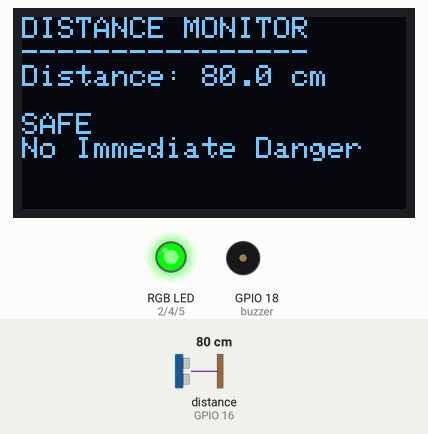
A sketch run on a simulated ESP32. Shown: 128×64 one-colour display, an RGB LED mixed from three pins (HIGH = lit), buzzer (waves = sounding). Wiring (inferred from the names in the program): ultrasonic range finder: trigger GPIO 15; echo GPIO 16. Dashed ring = blinking. The test bench sets the inputs (shaded band); at power-on: distance to the obstacle (sensor on GPIO 16) 80 cm. The echo pulse lasts 58.3 µs per cm; pins used as bus, display or sensor lines are not drawn; what the sketch prints to the serial monitor is not drawn.

Above: at 2.2 s.
2.3 s: distance to the obstacle (sensor on GPIO 16) set to 23 cm
At 3.6 s:
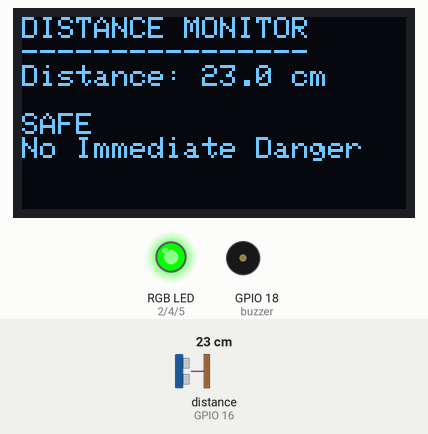
3.9 s: distance to the obstacle (sensor on GPIO 16) set to 18 cm
At 4.6 s:
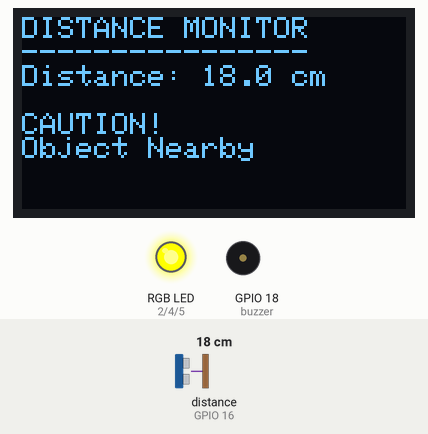
5.5 s: distance to the obstacle (sensor on GPIO 16) set to 12 cm
7.1 s: distance to the obstacle (sensor on GPIO 16) set to 9 cm
At 7.6 s:
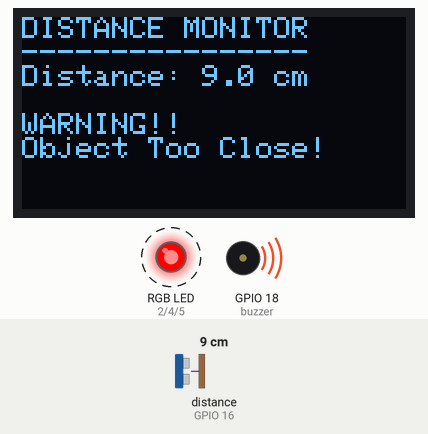
Timing chart, 0 to 10.1 s (numbered marks = the images above; inputs shaded):
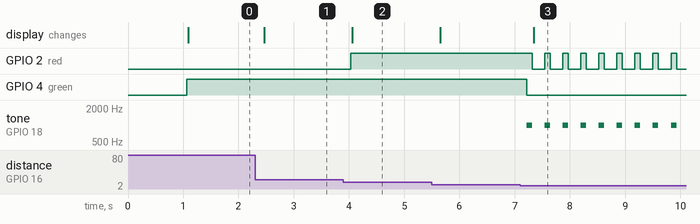

The sketch:

distance_monitor_warning_system.ino
```cpp
#include <Arduino.h>
#include <Wire.h>
#include <Adafruit_GFX.h>
#include <Adafruit_SSD1306.h>

#define SCREEN_WIDTH 128
#define SCREEN_HEIGHT 64

// OLED pins
#define SCL_PIN 21
#define SDA_PIN 22

// RGB LED pins
#define red 2
#define green 4
#define blue 5

// Ultrasonic sensor pins
#define trig 15
#define echo 16

//buzzer pin
#define buzzer 18

Adafruit_SSD1306 display(SCREEN_WIDTH, SCREEN_HEIGHT, &Wire, -1);

void setup() {

  Serial.begin(115200);

  // Configure LED pins
  pinMode(red, OUTPUT);
  pinMode(green, OUTPUT);
  pinMode(blue, OUTPUT);

  // Configure ultrasonic sensor
  pinMode(trig, OUTPUT);
  pinMode(echo, INPUT);

  digitalWrite(trig, LOW);

  //configure buzzer
  pinMode(buzzer, OUTPUT);

  // Initialize I2C
  Wire.begin(SDA_PIN, SCL_PIN);

  // Initialize OLED
  if (!display.begin(SSD1306_SWITCHCAPVCC, 0x3C)) {
    Serial.println("OLED initialization failed!");
    while (true);
  }

  Serial.println("OLED initialized successfully!");

  display.clearDisplay();
  display.setTextSize(1);
  display.setTextColor(SSD1306_WHITE);

  display.setCursor(0, 0);
  display.println("System Starting...");
  display.display();

  delay(1000);
}

void loop() {

  // Trigger ultrasonic sensor
  digitalWrite(trig, LOW);
  delayMicroseconds(2);

  digitalWrite(trig, HIGH);
  delayMicroseconds(10);

  digitalWrite(trig, LOW);

  // Read echo duration (timeout: 30 ms)
  long duration = pulseIn(echo, HIGH, 30000);

  // Calculate distance
  float distance = duration * 0.0343 / 2;

  // Clear OLED
  display.clearDisplay();

  display.setCursor(0, 0);

  display.println("DISTANCE MONITOR");
  display.println("----------------");

  // Check sensor reading
  if (duration == 0) {

    Serial.println("No echo received!");

    display.println("No Echo!");

    digitalWrite(red, LOW);
    digitalWrite(green, LOW);
    digitalWrite(blue, LOW);

  }

  else {

    Serial.print("Distance: ");
    Serial.print(distance);
    Serial.println(" cm");

    display.print("Distance: ");
    display.print(distance, 1);
    display.println(" cm");

    // DANGER: Less than 10 cm
    if (distance < 10) {

      digitalWrite(red, HIGH);
      digitalWrite(green, LOW);
      digitalWrite(blue, LOW);

      tone(buzzer, 1000);

      delay(100);

      digitalWrite(red, LOW);
      digitalWrite(green, LOW);
      digitalWrite(blue, LOW);

      noTone(buzzer);


      display.println();
      display.println("WARNING!!");
      display.println("Object Too Close!");


    }

    // WARNING: Between 10 and 20 cm
    else if (distance < 20) {

      digitalWrite(red, HIGH);
      digitalWrite(green, HIGH);
      digitalWrite(blue, LOW);

      display.println();
      display.println("CAUTION!");
      display.println("Object Nearby");

    }

    // SAFE: 20 cm or more
    else {

      digitalWrite(red, LOW);
      digitalWrite(green, HIGH);
      digitalWrite(blue, LOW);

      display.println();
      display.println("SAFE");
      display.println("No Immediate Danger");
    }
  }

  // Update OLED
  display.display();

  delay(200);
}
```

Measured:
- the behaviour switches between 21 and 20 cm on distance to the obstacle (sensor on GPIO 16) (found by bisection; images 1 and 2)
- the behaviour switches between 11 and 10 cm on distance to the obstacle (sensor on GPIO 16) (found by bisection; images 2 and 3)
- after the input at 2.3 s, the display: changes after 0.17 s (image 1)
- after the input at 3.9 s, GPIO 2 (red): LOW → HIGH after 0.14 s; the display: changes after 0.16 s (image 2)
- after the input at 7.1 s, GPIO 2 (red): alternates HIGH for 0.10 s and LOW for 0.23 s, starting after 0.21 s; GPIO 4 (green): HIGH → LOW after 0.11 s; tone on GPIO 18 (buzzer): alternates 1000 Hz for 0.10 s and silent for 0.23 s, starting after 0.11 s; the display: changes after 0.24 s (image 3)
